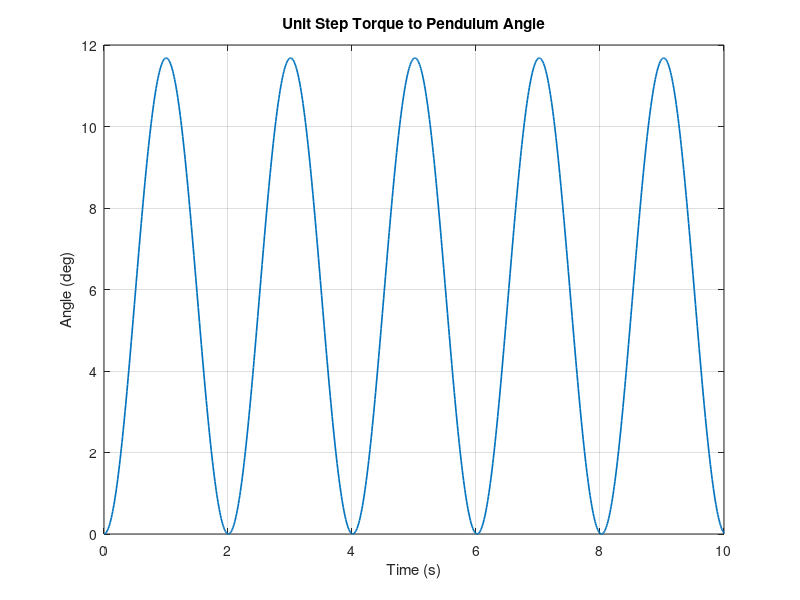
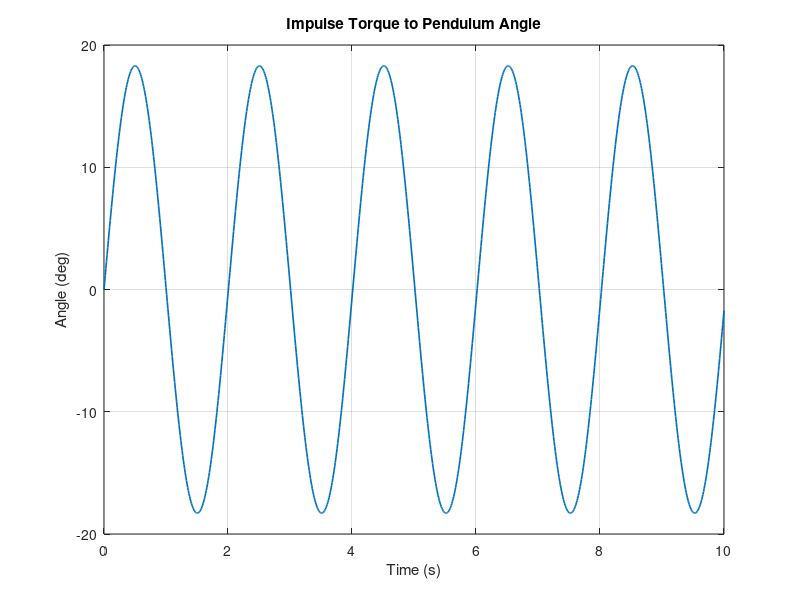
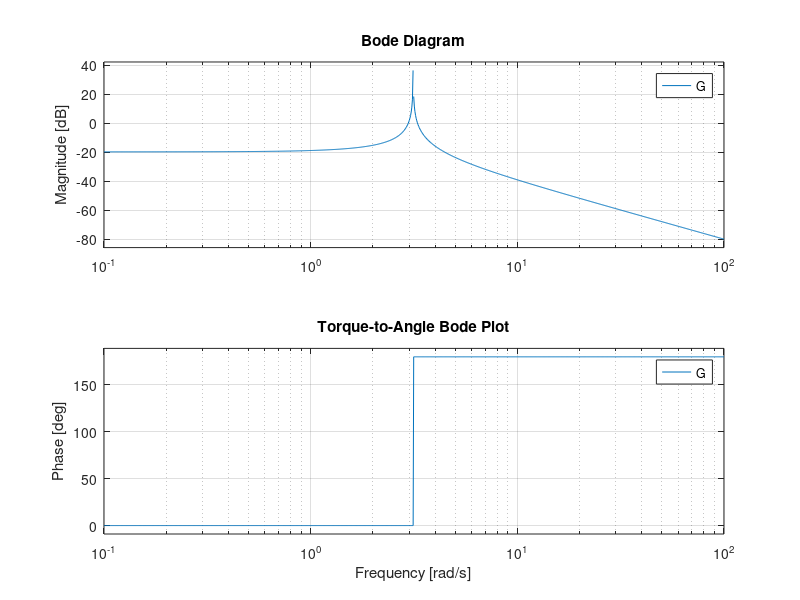

These figures' MATLAB source, in order:
function [G, info] = pendulum_analysis_linear_approx(m, l, g, tau)
%PENDULUM_ANALYSIS_LINEAR_APPROX Analyze a linearized torque-driven pendulum.

if nargin < 1 || isempty(m), m = 1; end
if nargin < 2 || isempty(l), l = 1; end
if nargin < 3 || isempty(g), g = 9.81; end
if nargin < 4 || isempty(tau), tau = 1; end

validateattributes(m, {'numeric'}, {'scalar', 'real', 'finite', 'positive'}, mfilename, 'm');
validateattributes(l, {'numeric'}, {'scalar', 'real', 'finite', 'positive'}, mfilename, 'l');
validateattributes(g, {'numeric'}, {'scalar', 'real', 'finite', 'positive'}, mfilename, 'g');
validateattributes(tau, {'numeric'}, {'scalar', 'real', 'finite'}, mfilename, 'tau');

G = tf(1 / (m * l^2), [1, 0, g / l]);
poles = pole(G);
zeros = zero(G);

info = struct();
info.mass = m;
info.length = l;
info.gravity = g;
info.torque = tau;
info.input = 'Applied torque (N*m)';
info.output = 'Pendulum angle (rad)';
info.poles = poles;
info.zeros = zeros;
info.dc_gain = dcgain(G);
info.is_asymptotically_stable = all(real(poles) < 0);
t_final = 10;
step_time = linspace(0, t_final, 1001);
[step_angle, step_time] = step(tau * G, step_time);
info.step_angle_min_rad = min(step_angle);
info.step_angle_max_rad = max(step_angle);
info.step_angle_min_deg = info.step_angle_min_rad * 180 / pi;
info.step_angle_max_deg = info.step_angle_max_rad * 180 / pi;

fprintf('Torque-driven pendulum transfer function:\n');
fprintf('  Mass: %.6g kg\n', m);
fprintf('  Length: %.6g m\n', l);
fprintf('  Gravity: %.6g m/s^2\n\n', g);
fprintf('  Applied torque: %.6g N*m\n', tau);
disp(G);
fprintf('Poles:\n');
disp(poles);
fprintf('Zeros:\n');
disp(zeros);
fprintf('DC gain: %.6g\n', info.dc_gain);
if info.is_asymptotically_stable
    fprintf('Stability: asymptotically stable\n');
else
    fprintf('Stability: not asymptotically stable (undamped pendulum)\n');
end

figure('Name', 'Pendulum Unit Step Torque Response');
[step_angle, step_time] = step(tau * G, step_time);
plot(step_time, step_angle * 180 / pi, 'LineWidth', 1.2);
grid on;
xlabel('Time (s)');
ylabel('Angle (deg)');
title('Unit Step Torque to Pendulum Angle');

figure('Name', 'Pendulum Impulse Response');
impulse_time = linspace(0, t_final, 1001);
[impulse_angle, impulse_time] = impulse(tau * G, impulse_time);
plot(impulse_time, impulse_angle * 180 / pi, 'LineWidth', 1.2);
grid on;
xlabel('Time (s)');
ylabel('Angle (deg)');
title('Impulse Torque to Pendulum Angle');

figure('Name', 'Pendulum Bode Plot');
bode(G);
grid on;
title('Torque-to-Angle Bode Plot');
end
